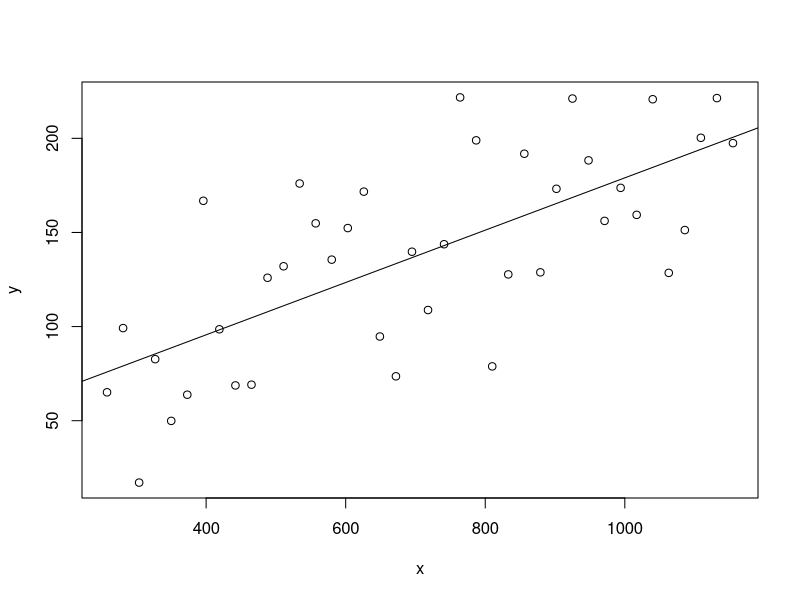
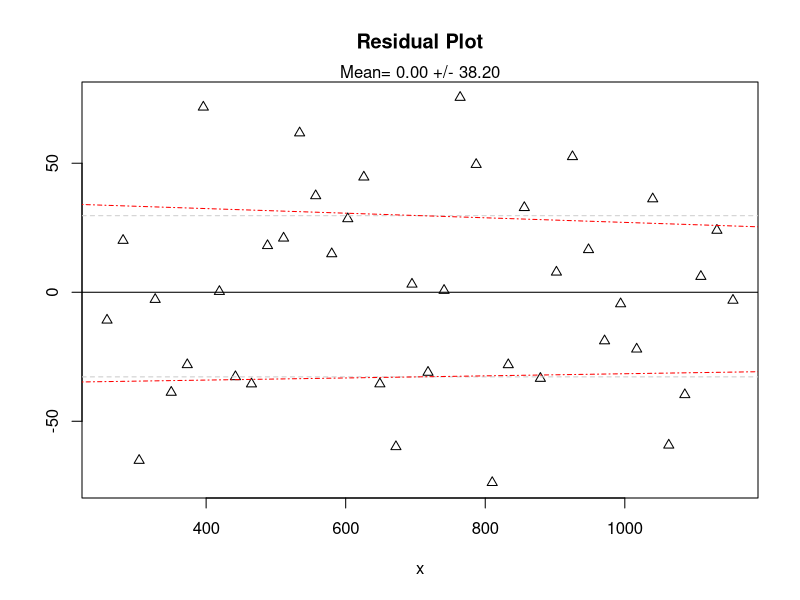
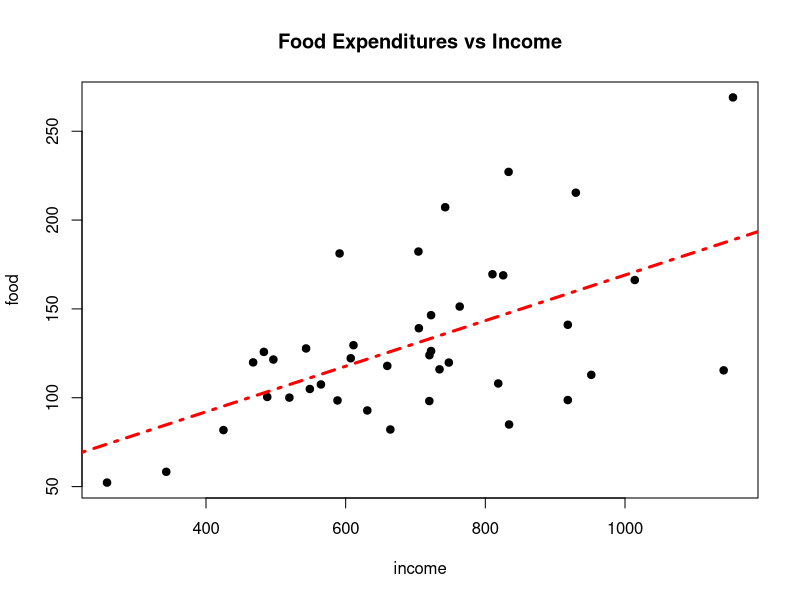
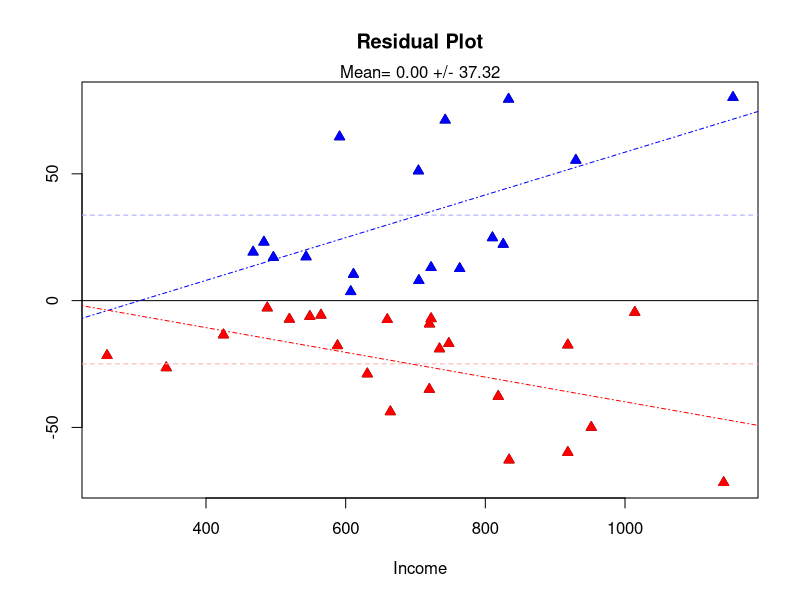

R code for these plots, in order:
#Exploring Heteroskedasticity
#

#First let's create a model with homoskedastic errors
# just so we can see what is "normal". Later we will
# look at a similar model with heteroskedastic errors
set.seed(6829)
x <- seq(258,1155,length=40)
y <- 40.8 + 0.13 * x + rnorm(40, 0, 37.8)

#Graphical inspection of the model: note that as the
# value of x increases, the errors appear to vary by
# the same amount (ie., homoskedastic).
plot(x,y)
mod1 <- lm(y ~ x)
abline(mod1)

#Visually it appears the errors are homoskedastic.
# with mean = 0, and standard deviation close to
# that specified for the y variable.
e <- mod1$residuals
plot(x, e, pch=2, main="Residual Plot",ylab="")
abline(h=mean(e))
sd(e)
s1 <- sprintf("Mean= %.2f +/- %.2f",mean(e),sd(e))
mtext(s1, 3)

#We can do a little more with this visually.  The idea
# is to separate out the errors above and below the
# mean, then plot each group against their corresponding
# explanatory variable.  Each of the plots should be roughly
# horizontal lines.

#Separate the errors that are above or below the mean error
dfm <- data.frame(x,e)
dfm.ue <- dfm[e>mean(e),]
dfm.le <- dfm[e<mean(e),]

#Add lines to show the mean of the upper and lower errors
mupper <- mean(dfm.ue$e)
abline(h=mupper, col="#cccccc", lty=2)
mlower <- mean(dfm.le$e)
abline(h=mlower, col="#cccccc", lty=2)

#Fit the upper and lower errors, separately, to the
# observations.  The fitted lines should be pretty
# close to the mean of the upper and lower errors, respectively.
mod.ue <- lm(dfm.ue$e ~ dfm.ue$x)
abline(mod.ue, col="#ff0000",lty=4)
mod.le <- lm(dfm.le$e ~ dfm.le$x)
abline(mod.le,col="#ff0000",lty=4)

#==========================================================

#Clean up
rm(list=ls())


#==========================================================
#Now let's look at some real data: weekly food expenditures
# and income data. These data are from Hill, Griffiths and
# Judge, Undergraduate Economics (2e), Table 3.1, page 50.
dfm.wfe <- read.csv("./Data/wfe.csv")
names(dfm.wfe)

income <- dfm.wfe$income
food <- dfm.wfe$food

#Plot then regress food expenditures on income, and
# plot the fitted line.  Note how food expenditures vary
# more with higher levels of income...
plot(income,food,pch=19,main="Food Expenditures vs Income")
mod1 <- lm(food ~ income)
abline(mod1, lty=4,col="red",lwd=3)

#So the mean appears equal to zero, with some standard deviation
#and notice it is similar to the first example we created with
#homoskedastic errors...yet this time the errors are heteroskedastic
e <- mod1$residuals
plot(income, e, pch=2, main="Residual Plot",ylab="",xlab="Income")
abline(h=mean(e))
sd(e)
s1 <- sprintf("Mean= %.2f +/- %.2f",mean(e),sd(e))
mtext(s1, 3)

#Separate out the errors above and below the
# mean, then plot each group against their corresponding
# explanatory variable.  Each of the plots should be roughly
# horizontal lines.

#Separate the errors that are above or below the mean error
dfm <- data.frame(income,e)
dfm.ue <- dfm[e>mean(e),]
dfm.le <- dfm[e<mean(e),]

points(dfm.ue$income,dfm.ue$e, col="blue",bg="blue", pch=24)
points(dfm.le$income,dfm.le$e, col="red", bg="red", pch=24)

#Add lines to show the mean of the upper and lower errors
mupper <- mean(dfm.ue$e)
abline(h=mupper, col="#aaaaff", lty=2)
mlower <- mean(dfm.le$e)
abline(h=mlower, col="#ffaaaa", lty=2)

#Fit the upper and lower errors, separately, to the
# observations.  This time it's pretty obvious the
#errors are increasing as income increases, that is,
#the errors are heteroskedastic
mod.ue <- lm(dfm.ue$e ~ dfm.ue$income)
abline(mod.ue,lty=4, col="blue")
mod.le <- lm(dfm.le$e ~ dfm.le$income)
abline(mod.le,lty=4, col="red")

#So the question now is...can we formally test for
#heteroskedasticity (YES; Goldfeld-Quandt Test), and
#can we update/correct the standard errors so that they
#are reflect the presence of heteroskdedastiocity (YES; via
#White's approximation)...

# ==================================================
# Clean up
rm(dfm,dfm.le,dfm.ue,dfm.wfe,e,mlower,mupper,mod.le,mod.ue,mod1,s1)
# ==================================================
